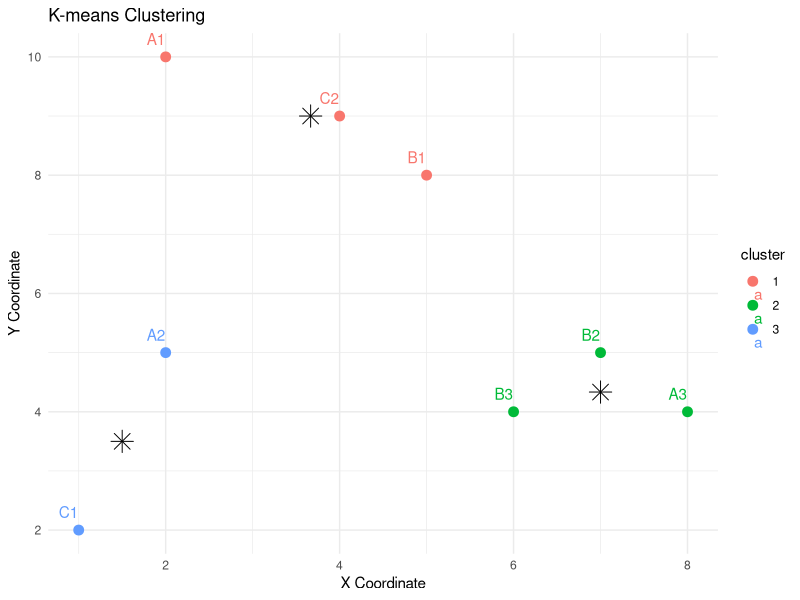

Here is the R script that generated this plot:
# Load necessary library
library(ggplot2)

# Define the dataset
points <- data.frame(
  x = c(2, 2, 8, 5, 7, 6, 1, 4),
  y = c(10, 5, 4, 8, 5, 4, 2, 9),
  labels = c("A1", "A2", "A3", "B1", "B2", "B3", "C1", "C2")
)

# Initial cluster centers (A1, B1, C1)
initial_centers <- data.frame(
  x = c(2, 5, 1),
  y = c(10, 8, 2)
)

# Perform K-means clustering with specified initial centers
set.seed(123)
kmeans_result <- kmeans(points[, c("x", "y")], centers = initial_centers, iter.max = 10)

# Add cluster assignment to data
points$cluster <- as.factor(kmeans_result$cluster)

# Ensure the centers have column names 'x' and 'y'
centers <- data.frame(x = kmeans_result$centers[, 1], y = kmeans_result$centers[, 2])
print(centers)
# Visualize the clusters
ggplot(points, aes(x = x, y = y, color = cluster)) +
  geom_point(size = 3) +
  geom_text(aes(label = labels), vjust = -1, hjust = 1) +
  geom_point(data = centers, aes(x = x, y = y), color = "black", size = 5, shape = 8) +
  labs(title = "K-means Clustering",
       x = "X Coordinate",
       y = "Y Coordinate") +
  theme_minimal()
